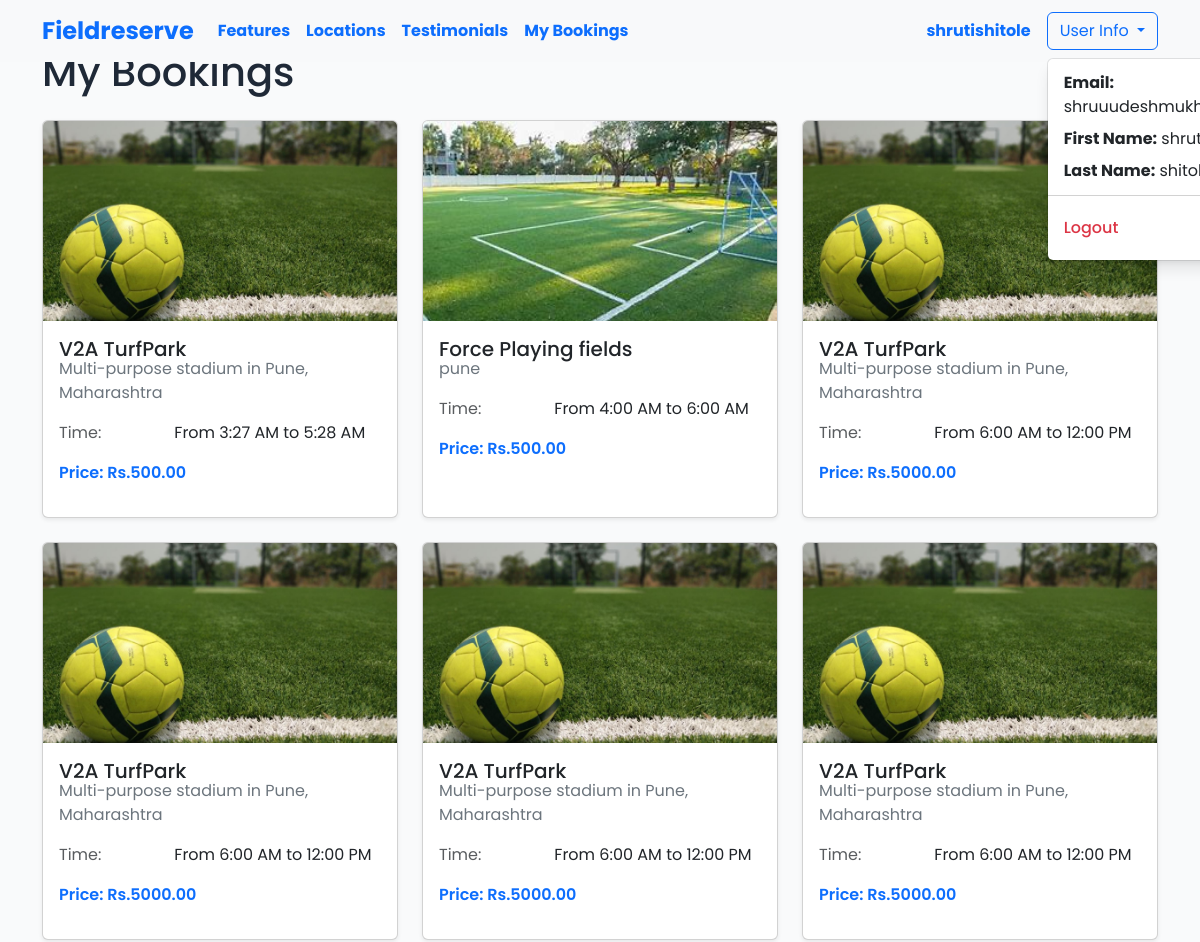
Before: /my-bookings/ (signed in, upper part) with the older database file.
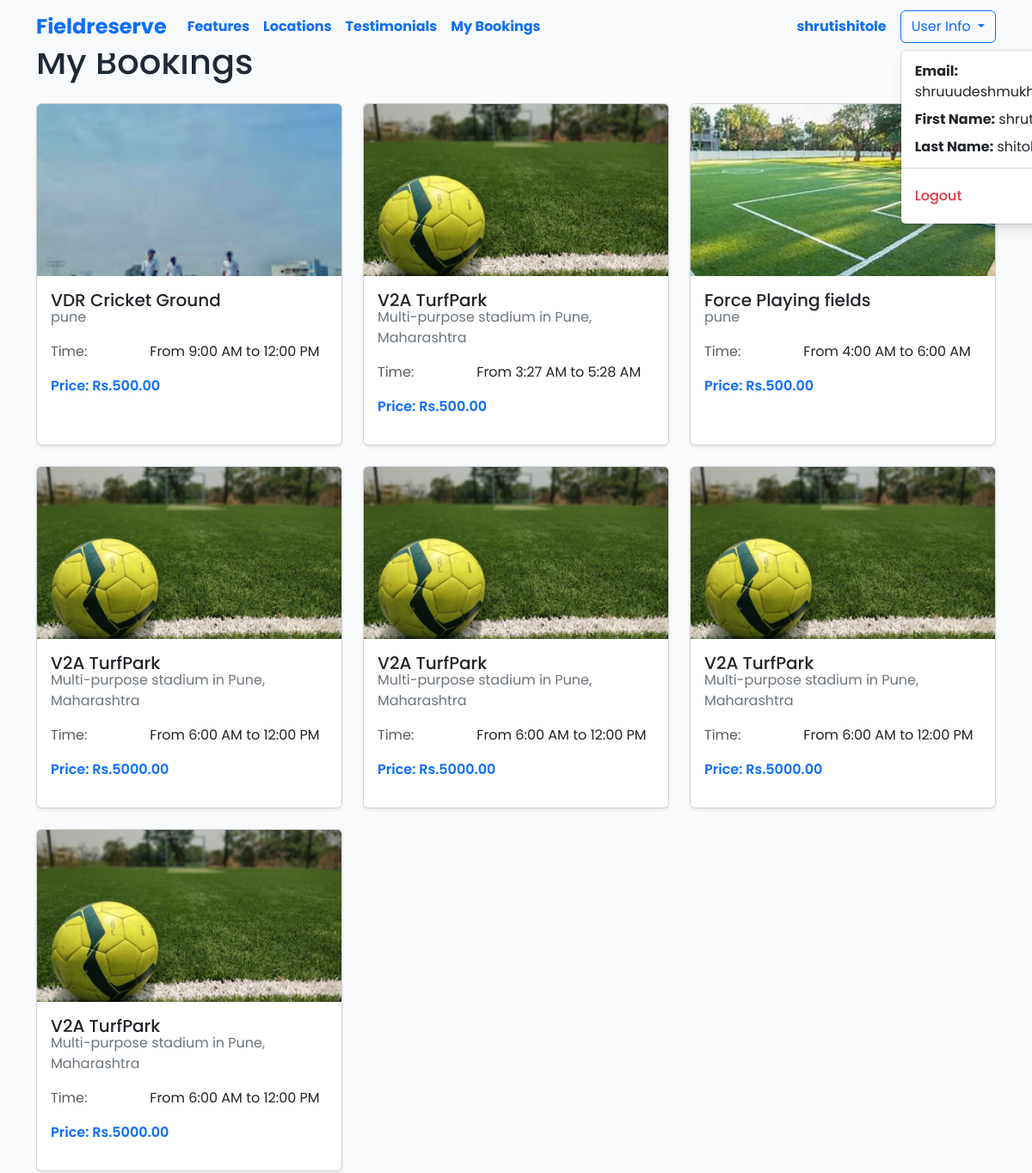
After: the same page with the newer database file.
### booking/models.py (models this page shows, shortened)
class Slot(models.Model):
    field = models.ForeignKey('Field', on_delete=models.CASCADE, related_name='time_slots')
    date = models.DateField()
    start_time = models.TimeField()
    end_time = models.TimeField()
    price = models.DecimalField(max_digits=8, decimal_places=2)
    available = models.BooleanField(default=True)
    capacity = models.IntegerField(default=10)
    available_slots = models.IntegerField(null=True, blank=True)

class Field(models.Model):
    name = models.CharField(max_length=100)
    location = models.ForeignKey(Location, on_delete=models.CASCADE, related_name='fields')
    description = models.TextField()
    activity_type = models.ForeignKey(ActivityType, on_delete=models.CASCADE, related_name='fields')
    indoor = models.BooleanField(default=False)
    image = models.ImageField(upload_to='fields/', null=True, blank=True)
    default_image = models.ImageField(upload_to='fields/', default='default_field.jpg')

class Location(models.Model):
    name = models.CharField(max_length=100)
    address = models.CharField(max_length=200)
    city = models.CharField(max_length=100, blank=True)  # Ensure this field is populated correctly
    latitude = models.FloatField(null=True, blank=True)
    longitude = models.FloatField(null=True, blank=True)
    is_featured = models.BooleanField(default=False)
    def __str__(self):
        return self.name

### booking/views.py (the view)
# urls.py: path('my-bookings/', views.my_bookings, name='my_bookings'),
@login_required
def my_bookings(request):
    bookings = Booking.objects.filter(user=request.user).order_by('-booking_time')
    processed_bookings = []
    for booking in bookings:
        processed_booking = {
            'id': booking.id,
            'field': {
                'name': booking.slot.field.name,
                'location': booking.slot.field.location,
                'image': booking.slot.field.image
            },
            'date': booking.slot.date,
            'start_time': booking.slot.start_time,
            'end_time': booking.slot.end_time,
            'price': booking.slot.price,
            'slot': booking.slot,
            'status': booking.status
        }
        processed_bookings.append(processed_booking)
    return render(request, 'my_bookings.html', {'bookings': processed_bookings})

### templates/my_bookings.html
{% extends 'base.html' %} {% block content %}
<div class="container py-5">
  <h1 class="mb-4">My Bookings</h1>
  {% if bookings %}
  <div class="row g-4">
    {% for booking in bookings %}
    <div class="col-md-6 col-lg-4">
      <div class="card h-100 shadow-sm">
        {% if booking.slot.field.image %}
        <img
          src="{{ booking.slot.field.image.url }}"
          class="card-img-top"
          alt="{{ booking.slot.field.name }}"
          style="height: 200px; object-fit: cover"
        />
        {% else %}
        <div class="bg-light text-center py-5">
          <i class="fas fa-image fa-3x text-muted"></i>
        </div>
        {% endif %}
        <div class="card-body">
          <h5 class="card-title mb-0">{{ booking.slot.field.name }}</h5>
          <p class="card-subtitle text-secondary mb-3">
            {{ booking.slot.field.location }}
          </p>
          <div class="row mb-3">
            <div class="col-sm-4 text-muted">Time:</div>
            <div class="col-sm-8">
              From {{ booking.slot.start_time|time:"g:i A" }} to
              {{ booking.slot.end_time|time:"g:i A" }}
            </div>
          </div>
          <p class="card-text text-primary fw-semibold mb-3">
            Price: Rs.{{ booking.slot.price }}
          </p>
        </div>
      </div>
    </div>
    {% endfor %}
  </div>
  {% else %}
  <p class="lead text-center">You have no bookings yet.</p>
  <p class="text-center">
    <a href="/" class="btn btn-primary">Find and Book a Spot</a>
  </p>
  {% endif %}
</div>
{% endblock content %}

Changed rows visible on the page:
added Slot: slot.field.image (picture), slot.field.name "VDR Cricket Ground", slot.field.location "pune", slot.start_time "9:00 AM", slot.end_time "12:00 PM", slot.price "500.00"
